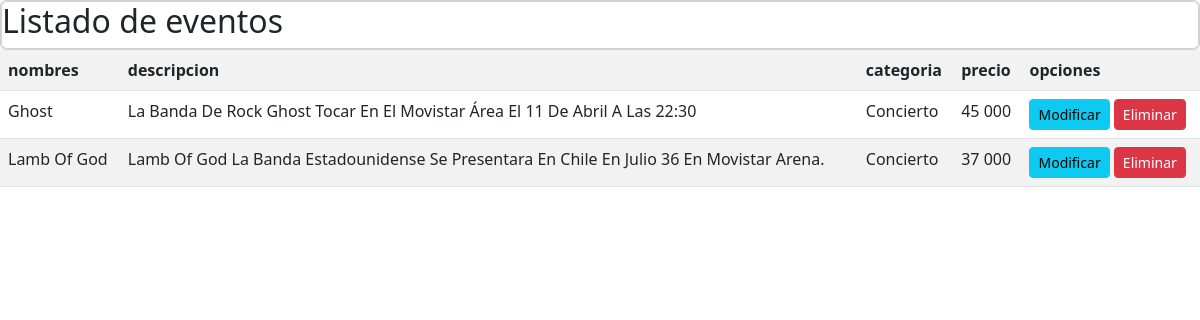
Page /listar-eventos/ on the committed database.
### app/models.py (models this page shows, shortened)
class Eventos(models.Model):
    nombre = models.CharField(max_length=50)
    descripcion = models.TextField(max_length=100)
    categoria = models.CharField(max_length=50)
    precio = models.IntegerField()
    stock = models.IntegerField(default=50)
    imagen = models.ImageField(upload_to="eventos", null=True)

### app/views.py (the view)
# urls.py: path('listar-eventos/', listar_eventos, name="listar_eventos"),
def listar_eventos(request):
    eventos = Eventos.objects.all()
    page = request.GET.get('page', 1)
    try:
        paginator = Paginator(eventos, 5)
        eventos = paginator.page(page)
    except:
        raise Http404
    data = {
        'eventos': eventos
    }
    return render(request, 'app/eventos/listar.html', data)

### app/templates/app/eventos/listar.html (shortened to what this page needs)
{% extends 'app/base.html' %}
{% block contenido %}
{% load humanize %}
    <div class="card">
        <div class="card body">
            <h2>Listado de eventos</h2>
        </div>
    </div>
    <table class="table table-striped table-hover table-responsive-sm">
        <tr>
            <th>nombres</th>
            <th>descripcion</th>
            <th>categoria</th>
            <th>precio</th>
            <th>opciones</th>
        </tr>
        {% for p in eventos%}
        <tr>
            <td>{{ p.nombre | title}}</td>
            <td>{{ p.descripcion | title }}</td>
            <td>{{ p.categoria | title }}</td>
            <td>{{ p.precio | intcomma }}</td>
            <td>
                <a href="{% url 'modificar_eventos' p.id %}" class="btn btn-info btn-sm">Modificar</a>
                <a href="{% url 'eliminar_eventos' p.id %}" class="btn btn-danger btn-sm">Eliminar</a>
            </td>
        </tr>
        {% endfor %}
    </table>
{% endblock %}

### app/static/app/css/style.css (style rules this page uses)
* { margin: 0; padding: 0; box-sizing: border-box; }
body { background-color: azure; }

### rows in the picture
Eventos: nombre "Ghost", descripcion "La Banda De Rock Ghost Tocar En El Movistar Área El 11 De Abril A Las 22:30", categoria "Concierto", precio "45 000"
Eventos: nombre "Lamb Of God", descripcion "Lamb Of God La Banda Estadounidense Se Presentara En Chile En Julio 36 En Movistar Arena.", categoria "Concierto", precio "37 000"
